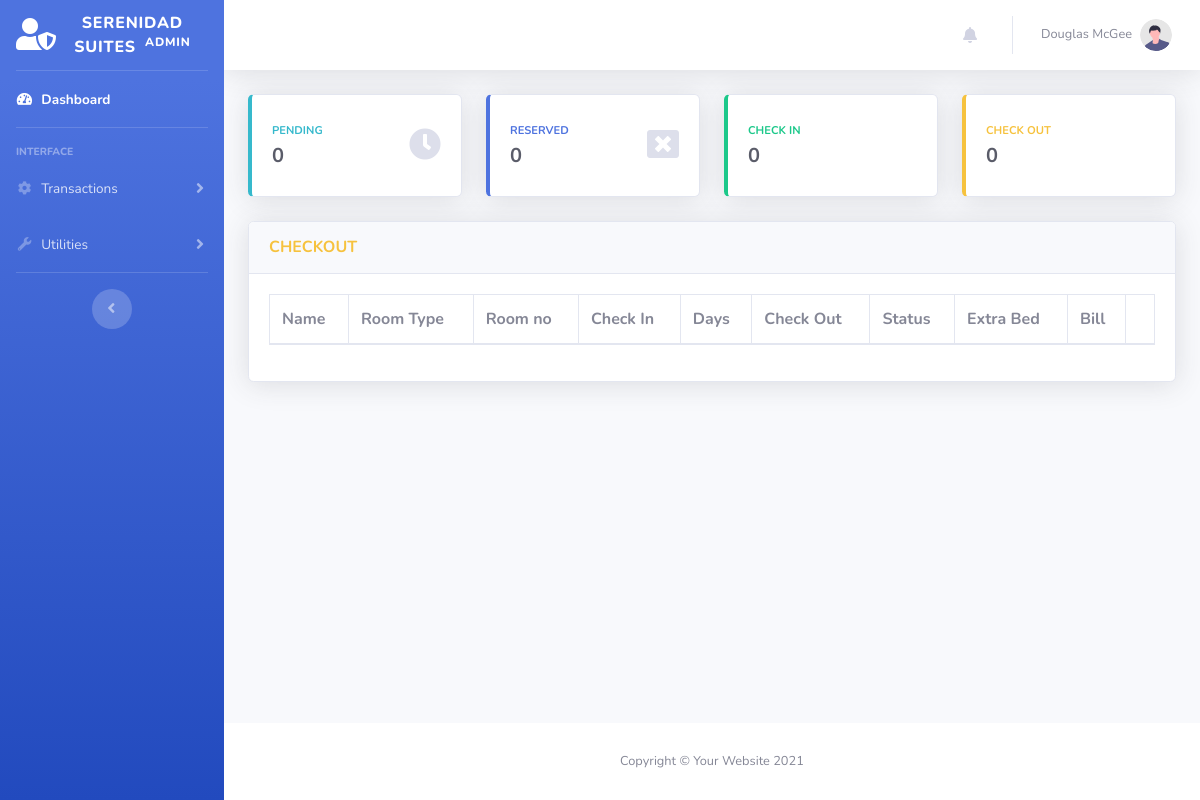
Before: /admin/reservation-checkout.php with the older database file.
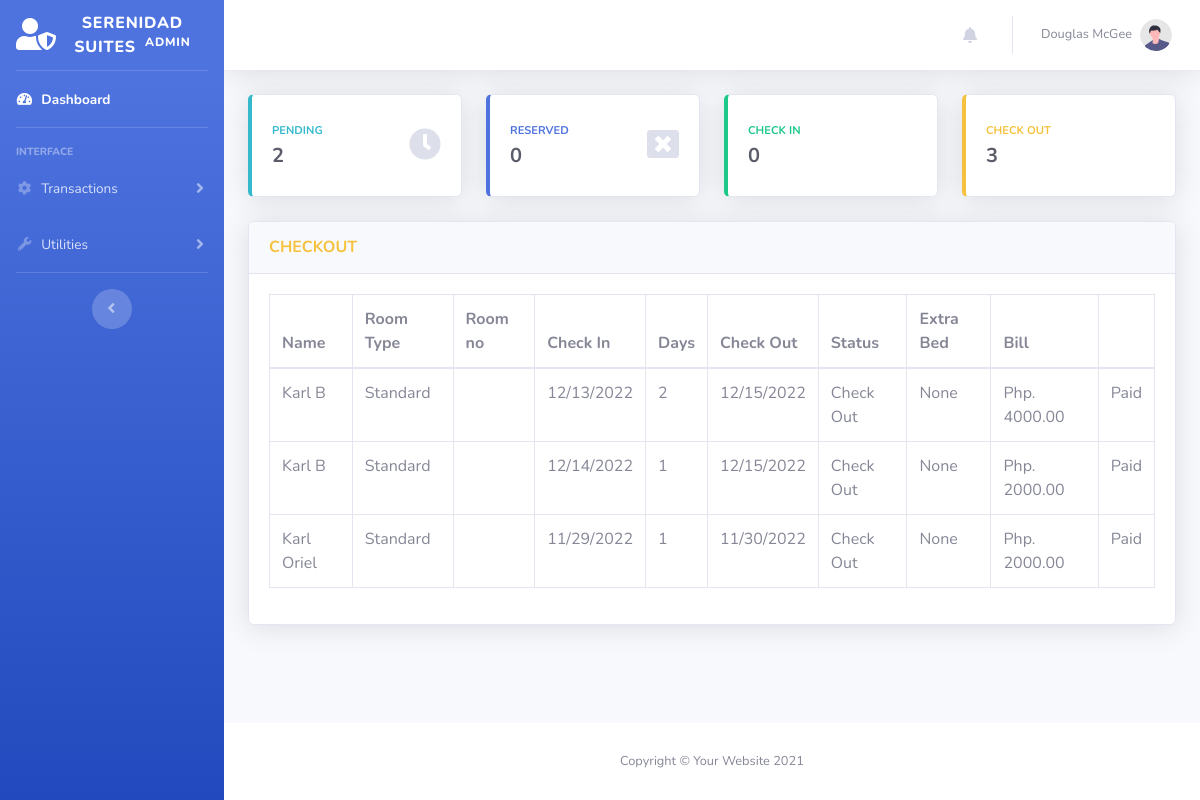
After: the same page with the newer database file.
### tables this page shows
CREATE TABLE `transactions` (
  `id` int NOT NULL,
  `guest_id` int NOT NULL,
  `room_id` int NOT NULL,
  `room_no` int DEFAULT NULL,
  `extra_bed` tinyint NOT NULL DEFAULT '0',
  `status` varchar(50) DEFAULT NULL,
  `days` int DEFAULT NULL,
  `checkin` varchar(50) DEFAULT NULL,
  `checkin_time` varchar(50) DEFAULT NULL,
  `checkout` varchar(50) DEFAULT NULL,
  `checkout_time` varchar(50) DEFAULT NULL,
  `bill` varchar(50) DEFAULT NULL,
  `balance` int NOT NULL DEFAULT '0',
  `payment` int NOT NULL DEFAULT '0',
  `is_payment_full` tinyint NOT NULL DEFAULT '0',
  `payment_at` datetime DEFAULT NULL,
  `valid_until` varchar(50) DEFAULT NULL,
  `is_unread` tinyint(1) NOT NULL DEFAULT '1',
  `created_at` datetime DEFAULT NULL,
  `updated_at` datetime DEFAULT NULL
);

CREATE TABLE `guest` (
  `id` int NOT NULL,
  `uuid` varchar(255) DEFAULT NULL,
  `firstname` varchar(50) NOT NULL,
  `middlename` varchar(30) NOT NULL,
  `lastname` varchar(40) NOT NULL,
  `address` varchar(191) DEFAULT NULL,
  `contactno` varchar(20) NOT NULL,
  `created_at` datetime DEFAULT NULL,
  `updated_at` datetime DEFAULT NULL
);

CREATE TABLE `room` (
  `id` int NOT NULL,
  `room_type` varchar(50) NOT NULL,
  `price` varchar(11) NOT NULL,
  `photo` varchar(100) NOT NULL
);

### models/Model.php (called while the page is built, shortened)
<?php
class Model
{
    protected $host = "localhost";
    protected $database = "db_hor";
    protected $username = "root";
    protected $password = "admin";
    protected $pdo;
    protected $stmt;
    public function connect(){
        try {
            $this->pdo = new PDO("mysql:host={$this->host};dbname={$this->database};charset=utf8","{$this->username}","{$this->password}");
            $this->pdo->setAttribute(PDO::ATTR_ERRMODE, PDO::ERRMODE_EXCEPTION);
            $this->pdo->setAttribute(PDO::ATTR_DEFAULT_FETCH_MODE, PDO::FETCH_ASSOC);
        } catch (PDOException $e) {
            echo $e->getMessage();
        }
    }
    public function setQuery($qry){
        $this->qry = $qry;
        $this->stmt = $this->pdo->query($this->qry);
        return $this;
    }
    public function getAll(){
        try {
            return $this->stmt->fetchAll();
        } catch (PDOException $e) {
            return $e->getMessage();
        }
    }
    public function getFirst(){
        try {
            $data =  $this->stmt->fetch();
            return (object) $data;
        } catch (PDOException $e) {
            return $e->getMessage();
        }
    }
}

### models/Transaction.php (called while the page is built, shortened)
<?php
Class Transaction extends Model {
    public function getCheckOutTransactions(){
        return $this->setQuery("SELECT
                                A.*,
                                B.firstname,
                                B.middlename,
                                B.lastname,
                                B.address,
                                B.contactno,
                                C.room_type,
                                C.price,
                                C.photo
                                FROM `transactions` as A
                                LEFT JOIN `guest` as B
                                ON A.guest_id = B.id
                                LEFT JOIN `room` as C
                                ON A.room_id = C.id
                                WHERE A.status = 'Check Out'
                                ORDER BY A.created_at DESC
                                ")
                                ->getAll();
    }
}

### admin/reservation-checkout.php (the view, shortened to what the changed rows need)
<?php
$connection = new Transaction();
$CHECKOUT = $connection->getCheckOutTransactions();
?>
<?php include('includes/header.php') ?>
<body id="page-top">
    <div id="wrapper">
        <div id="content-wrapper" class="d-flex flex-column">
            <div id="content">
                <div class="container-fluid">
                    <div class="row">
                        <?php include('includes/count-cards.php') ?>
                    </div>
                    <div class="card shadow mb-4">
                        <div class="card-body">
                            <div class="table-responsive">
                                <table class="table table-bordered" id="dataTable" width="100%" cellspacing="0">
                                <thead>
                                    <tr>
                                        <th>Name</th>
                                        <th>Room Type</th>
                                        <th>Room no</th>
                                        <th>Check In</th>
                                        <th>Days</th>
                                        <th>Check Out</th>
                                        <th>Status</th>
                                        <th>Extra Bed</th>
                                        <th>Bill</th>
                                        <th></th>
                                    </tr>
                                </thead>
                                <tbody>
                                    <?php
                                        foreach ($CHECKOUT as $key => $value) {
                                    ?>
                                    <tr>
                                        <td><?= $value['firstname']." ".$value['lastname']?></td>
                                        <td><?= $value['room_type']?></td>
                                        <td><?= $value['room_no']?></td>
                                        <td><?= $value['checkin']?></td>
                                        <td><?= $value['days']?></td>
                                        <td><?= $value['checkout']?></td>
                                        <td><?= $value['status']?></td>
                                        <td>
                                            <?= $value['extra_bed'] == "0"
                                                ? "None"
                                                : $value['extra_bed']
                                            ?>
                                        </td>
                                        <td><?= "Php. ".$value['bill'].".00"?></td>
                                        <td><label class = "">Paid</label></td>
                                    </tr>
                                    <?php
                                        }
                                    ?>
                                </tbody>
                            </table>
                            </div>
                        </div>
                    </div>
                </div>
            </div>
        </div>
    </div>
</body>
</html>

### admin/includes/count-cards.php (shortened to what the changed rows need)
<?php
$connection = new Transaction();
$pendingCount = $connection->setQuery("SELECT Count(id) AS count FROM `transactions`   WHERE `status` LIKE 'Pending' OR `status` LIKE 'Expired'")->getFirst();
$checkoutCount = $connection->setQuery("SELECT Count(id) AS count FROM `transactions`   WHERE `status` LIKE 'Check Out'")->getFirst();
?>
<div class="col-xl-3 col-md-6 mb-4 clickTo" onclick="window.location = 'index.php'">
    <div class="card border-left-info shadow h-100 py-2">
        <div class="card-body">
            <div class="row no-gutters align-items-center">
                <div class="col mr-2">
                    <div class="text-xs font-weight-bold text-info text-uppercase mb-1">
                        PENDING</div>
                    <div class="h5 mb-0 font-weight-bold text-gray-800"> <?= $pendingCount->count ?> </div>
                </div>
            </div>
        </div>
    </div>
</div>
<div class="col-xl-3 col-md-6 mb-4 clickTo" onclick="window.location = 'reservation-checkout.php'">
    <div class="card border-left-warning shadow h-100 py-2">
        <div class="card-body">
            <div class="row no-gutters align-items-center">
                <div class="col mr-2">
                    <div class="text-xs font-weight-bold text-warning text-uppercase mb-1">
                        CHECK OUT</div>
                    <div class="h5 mb-0 font-weight-bold text-gray-800"> <?= $checkoutCount->count ?> </div>
                </div>
            </div>
        </div>
    </div>
</div>

Changed rows visible on the page:
added transactions: guest.firstname "Karl", guest.lastname "B", room.room_type "Standard", checkin "12/13/2022", days "2", checkout "12/15/2022", status "Check Out", extra_bed "None", bill "4000"
added transactions: guest.firstname "Karl", guest.lastname "B", room.room_type "Standard", checkin "12/14/2022", days "1", checkout "12/15/2022", status "Check Out", extra_bed "None", bill "2000"
added transactions: guest.firstname "Karl", guest.lastname "Oriel", room.room_type "Standard", checkin "11/29/2022", days "1", checkout "11/30/2022", status "Check Out", extra_bed "None", bill "2000"
Other visible differences:
$pendingCount->count: "0" → "2"
$checkoutCount->count: "0" → "3"
